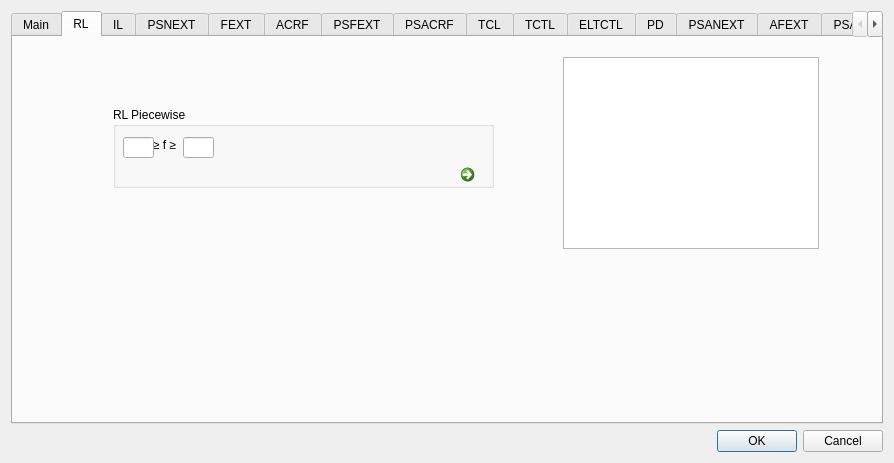
<?xml version="1.0" encoding="UTF-8"?>
<ui version="4.0">
 <class>Dialog</class>
 <widget class="QDialog" name="Dialog">
  <property name="enabled">
   <bool>true</bool>
  </property>
  <property name="geometry">
   <rect>
    <x>0</x>
    <y>0</y>
    <width>894</width>
    <height>463</height>
   </rect>
  </property>
  <property name="acceptDrops">
   <bool>true</bool>
  </property>
  <property name="windowTitle">
   <string>Dialog</string>
  </property>
  <layout class="QVBoxLayout" name="verticalLayout">
   <item>
    <widget class="QTabWidget" name="tabWidget">
     <property name="currentIndex">
      <number>1</number>
     </property>
     <widget class="QWidget" name="tab">
      <attribute name="title">
       <string>Main</string>
      </attribute>
      <widget class="QGroupBox" name="groupBox">
       <property name="geometry">
        <rect>
         <x>60</x>
         <y>70</y>
         <width>271</width>
         <height>221</height>
        </rect>
       </property>
       <property name="whatsThis">
        <string/>
       </property>
       <property name="autoFillBackground">
        <bool>false</bool>
       </property>
       <property name="title">
        <string>Main Info</string>
       </property>
       <property name="alignment">
        <set>Qt::AlignCenter</set>
       </property>
       <property name="flat">
        <bool>false</bool>
       </property>
       <property name="checkable">
        <bool>false</bool>
       </property>
       <widget class="QWidget" name="formLayoutWidget">
        <property name="geometry">
         <rect>
          <x>10</x>
          <y>30</y>
          <width>251</width>
          <height>181</height>
         </rect>
        </property>
        <layout class="QFormLayout" name="formLayout">
         <item row="0" column="0">
          <widget class="QLabel" name="standardLabel">
           <property name="text">
            <string>Standard</string>
           </property>
          </widget>
         </item>
         <item row="0" column="1">
          <widget class="QComboBox" name="standardComboBox">
           <property name="frame">
            <bool>false</bool>
           </property>
          </widget>
         </item>
         <item row="1" column="0">
          <widget class="QLabel" name="limitNameLabel">
           <property name="text">
            <string>Limit Name</string>
           </property>
          </widget>
         </item>
         <item row="1" column="1">
          <widget class="QLineEdit" name="limitNameLineEdit"/>
         </item>
         <item row="2" column="0">
          <widget class="QLabel" name="limitCategoryLabel">
           <property name="text">
            <string>Limit Category</string>
           </property>
          </widget>
         </item>
         <item row="2" column="1">
          <widget class="QLineEdit" name="limitCategoryLineEdit"/>
         </item>
         <item row="3" column="0">
          <widget class="QLabel" name="minFreqLabel">
           <property name="text">
            <string>MinFreq</string>
           </property>
          </widget>
         </item>
         <item row="3" column="1">
          <widget class="QLineEdit" name="minFreqLineEdit"/>
         </item>
         <item row="4" column="0">
          <widget class="QLabel" name="maxFreqLabel">
           <property name="text">
            <string>Max Freq</string>
           </property>
          </widget>
         </item>
         <item row="4" column="1">
          <widget class="QLineEdit" name="maxFreqLineEdit"/>
         </item>
         <item row="5" column="0">
          <widget class="QLabel" name="ifBandwidthLabel">
           <property name="text">
            <string>IF Bandwidth </string>
           </property>
          </widget>
         </item>
         <item row="5" column="1">
          <widget class="QLineEdit" name="ifBandwidthLineEdit"/>
         </item>
        </layout>
       </widget>
      </widget>
     </widget>
     <widget class="QWidget" name="tab_2">
      <attribute name="title">
       <string>RL</string>
      </attribute>
      <widget class="QGroupBox" name="groupBox_4">
       <property name="geometry">
        <rect>
         <x>100</x>
         <y>70</y>
         <width>381</width>
         <height>81</height>
        </rect>
       </property>
       <property name="title">
        <string>RL Piecewise</string>
       </property>
       <widget class="QCommandLinkButton" name="commandLinkButton_2">
        <property name="geometry">
         <rect>
          <x>340</x>
          <y>50</y>
          <width>31</width>
          <height>31</height>
         </rect>
        </property>
        <property name="text">
         <string/>
        </property>
       </widget>
       <widget class="QLabel" name="label">
        <property name="geometry">
         <rect>
          <x>40</x>
          <y>30</y>
          <width>60</width>
          <height>16</height>
         </rect>
        </property>
        <property name="text">
         <string>≥ f ≥</string>
        </property>
       </widget>
       <widget class="QLineEdit" name="lineEdit">
        <property name="geometry">
         <rect>
          <x>10</x>
          <y>30</y>
          <width>31</width>
          <height>21</height>
         </rect>
        </property>
       </widget>
       <widget class="QLineEdit" name="lineEdit_2">
        <property name="geometry">
         <rect>
          <x>70</x>
          <y>30</y>
          <width>31</width>
          <height>21</height>
         </rect>
        </property>
       </widget>
      </widget>
      <widget class="QGraphicsView" name="graphicsView">
       <property name="geometry">
        <rect>
         <x>550</x>
         <y>20</y>
         <width>256</width>
         <height>192</height>
        </rect>
       </property>
      </widget>
     </widget>
     <widget class="QWidget" name="tab_3">
      <attribute name="title">
       <string>IL</string>
      </attribute>
      <widget class="QGroupBox" name="groupBox_3">
       <property name="geometry">
        <rect>
         <x>100</x>
         <y>70</y>
         <width>381</width>
         <height>51</height>
        </rect>
       </property>
       <property name="title">
        <string>IL Piecewise</string>
       </property>
      </widget>
      <widget class="QGraphicsView" name="graphicsView_2">
       <property name="geometry">
        <rect>
         <x>550</x>
         <y>60</y>
         <width>256</width>
         <height>192</height>
        </rect>
       </property>
      </widget>
     </widget>
     <widget class="QWidget" name="tab_4">
      <attribute name="title">
       <string>PSNEXT</string>
      </attribute>
      <widget class="QGroupBox" name="groupBox_5">
       <property name="geometry">
        <rect>
         <x>100</x>
         <y>70</y>
         <width>381</width>
         <height>51</height>
        </rect>
       </property>
       <property name="title">
        <string>PSNEXT Piecewise</string>
       </property>
      </widget>
     </widget>
     <widget class="QWidget" name="tab_5">
      <attribute name="title">
       <string>FEXT</string>
      </attribute>
      <widget class="QGroupBox" name="groupBox_6">
       <property name="geometry">
        <rect>
         <x>100</x>
         <y>70</y>
         <width>381</width>
         <height>51</height>
        </rect>
       </property>
       <property name="title">
        <string>FEXT Piecewise</string>
       </property>
      </widget>
     </widget>
     <widget class="QWidget" name="tab_6">
      <attribute name="title">
       <string>ACRF</string>
      </attribute>
      <widget class="QGroupBox" name="groupBox_7">
       <property name="geometry">
        <rect>
         <x>100</x>
         <y>70</y>
         <width>381</width>
         <height>51</height>
        </rect>
       </property>
       <property name="title">
        <string>ACRF Piecewise</string>
       </property>
      </widget>
     </widget>
     <widget class="QWidget" name="tab_7">
      <attribute name="title">
       <string>PSFEXT</string>
      </attribute>
      <widget class="QGroupBox" name="groupBox_8">
       <property name="geometry">
        <rect>
         <x>100</x>
         <y>70</y>
         <width>381</width>
         <height>51</height>
        </rect>
       </property>
       <property name="title">
        <string>PSFEXT Piecewise</string>
       </property>
      </widget>
     </widget>
     <widget class="QWidget" name="tab_8">
      <attribute name="title">
       <string>PSACRF</string>
      </attribute>
      <widget class="QGroupBox" name="groupBox_9">
       <property name="geometry">
        <rect>
         <x>100</x>
         <y>70</y>
         <width>381</width>
         <height>51</height>
        </rect>
       </property>
       <property name="title">
        <string>PSACRF Piecewise</string>
       </property>
      </widget>
     </widget>
     <widget class="QWidget" name="tab_9">
      <attribute name="title">
       <string>TCL</string>
      </attribute>
      <widget class="QGroupBox" name="groupBox_10">
       <property name="geometry">
        <rect>
         <x>100</x>
         <y>70</y>
         <width>381</width>
         <height>51</height>
        </rect>
       </property>
       <property name="title">
        <string>TCL Piecewise</string>
       </property>
      </widget>
     </widget>
     <widget class="QWidget" name="tab_10">
      <attribute name="title">
       <string>TCTL</string>
      </attribute>
      <widget class="QGroupBox" name="groupBox_11">
       <property name="geometry">
        <rect>
         <x>100</x>
         <y>70</y>
         <width>381</width>
         <height>51</height>
        </rect>
       </property>
       <property name="title">
        <string>TCTL Piecewise</string>
       </property>
      </widget>
     </widget>
     <widget class="QWidget" name="tab_11">
      <attribute name="title">
       <string>ELTCTL</string>
      </attribute>
      <widget class="QGroupBox" name="groupBox_12">
       <property name="geometry">
        <rect>
         <x>100</x>
         <y>70</y>
         <width>381</width>
         <height>51</height>
        </rect>
       </property>
       <property name="title">
        <string>ELTCTL Piecewise</string>
       </property>
      </widget>
      <widget class="QCommandLinkButton" name="commandLinkButton">
       <property name="geometry">
        <rect>
         <x>420</x>
         <y>150</y>
         <width>193</width>
         <height>41</height>
        </rect>
       </property>
       <property name="text">
        <string>CommandLinkButton</string>
       </property>
      </widget>
     </widget>
     <widget class="QWidget" name="tab_12">
      <attribute name="title">
       <string>PD</string>
      </attribute>
      <widget class="QGroupBox" name="groupBox_13">
       <property name="geometry">
        <rect>
         <x>100</x>
         <y>70</y>
         <width>381</width>
         <height>51</height>
        </rect>
       </property>
       <property name="title">
        <string>Propagation Delay Piecewise</string>
       </property>
      </widget>
     </widget>
     <widget class="QWidget" name="tab_13">
      <attribute name="title">
       <string>PSANEXT</string>
      </attribute>
      <widget class="QGroupBox" name="groupBox_2">
       <property name="geometry">
        <rect>
         <x>100</x>
         <y>10</y>
         <width>821</width>
         <height>211</height>
        </rect>
       </property>
       <property name="title">
        <string>PSANEXT</string>
       </property>
       <widget class="QGroupBox" name="groupBox_14">
        <property name="geometry">
         <rect>
          <x>10</x>
          <y>30</y>
          <width>381</width>
          <height>51</height>
         </rect>
        </property>
        <property name="title">
         <string>PSANEXT Piecewise</string>
        </property>
       </widget>
      </widget>
      <widget class="QGroupBox" name="groupBox_15">
       <property name="geometry">
        <rect>
         <x>100</x>
         <y>230</y>
         <width>821</width>
         <height>221</height>
        </rect>
       </property>
       <property name="title">
        <string>Average PSANEXT </string>
       </property>
       <widget class="QGroupBox" name="groupBox_18">
        <property name="geometry">
         <rect>
          <x>10</x>
          <y>30</y>
          <width>381</width>
          <height>51</height>
         </rect>
        </property>
        <property name="title">
         <string>PSANEXT Piecewise</string>
        </property>
       </widget>
      </widget>
     </widget>
     <widget class="QWidget" name="tab_14">
      <attribute name="title">
       <string>AFEXT</string>
      </attribute>
      <widget class="QGroupBox" name="groupBox_19">
       <property name="geometry">
        <rect>
         <x>100</x>
         <y>10</y>
         <width>821</width>
         <height>211</height>
        </rect>
       </property>
       <property name="title">
        <string>PSANEXT</string>
       </property>
       <widget class="QGroupBox" name="groupBox_20">
        <property name="geometry">
         <rect>
          <x>10</x>
          <y>30</y>
          <width>381</width>
          <height>51</height>
         </rect>
        </property>
        <property name="title">
         <string>PSANEXT Piecewise</string>
        </property>
       </widget>
      </widget>
      <widget class="QGroupBox" name="groupBox_21">
       <property name="geometry">
        <rect>
         <x>100</x>
         <y>230</y>
         <width>821</width>
         <height>221</height>
        </rect>
       </property>
       <property name="title">
        <string>Average PSANEXT </string>
       </property>
       <widget class="QGroupBox" name="groupBox_22">
        <property name="geometry">
         <rect>
          <x>10</x>
          <y>30</y>
          <width>381</width>
          <height>51</height>
         </rect>
        </property>
        <property name="title">
         <string>PSANEXT Piecewise</string>
        </property>
       </widget>
      </widget>
     </widget>
     <widget class="QWidget" name="tab_15">
      <attribute name="title">
       <string>PSAFEXT</string>
      </attribute>
     </widget>
     <widget class="QWidget" name="tab_16">
      <attribute name="title">
       <string>PSAACRF</string>
      </attribute>
      <widget class="QGroupBox" name="groupBox_47">
       <property name="geometry">
        <rect>
         <x>100</x>
         <y>230</y>
         <width>821</width>
         <height>221</height>
        </rect>
       </property>
       <property name="title">
        <string>Average PSAACRF </string>
       </property>
       <widget class="QGroupBox" name="groupBox_48">
        <property name="geometry">
         <rect>
          <x>10</x>
          <y>30</y>
          <width>381</width>
          <height>51</height>
         </rect>
        </property>
        <property name="title">
         <string>PSANEXT Piecewise</string>
        </property>
       </widget>
      </widget>
      <widget class="QGroupBox" name="groupBox_49">
       <property name="geometry">
        <rect>
         <x>100</x>
         <y>10</y>
         <width>821</width>
         <height>211</height>
        </rect>
       </property>
       <property name="title">
        <string>PSAACRF</string>
       </property>
       <widget class="QGroupBox" name="groupBox_50">
        <property name="geometry">
         <rect>
          <x>10</x>
          <y>30</y>
          <width>381</width>
          <height>51</height>
         </rect>
        </property>
        <property name="title">
         <string>PSANEXT Piecewise</string>
        </property>
       </widget>
      </widget>
     </widget>
    </widget>
   </item>
   <item>
    <widget class="QDialogButtonBox" name="buttonBox">
     <property name="orientation">
      <enum>Qt::Horizontal</enum>
     </property>
     <property name="standardButtons">
      <set>QDialogButtonBox::Cancel|QDialogButtonBox::Ok</set>
     </property>
    </widget>
   </item>
  </layout>
 </widget>
 <resources/>
 <connections>
  <connection>
   <sender>buttonBox</sender>
   <signal>accepted()</signal>
   <receiver>Dialog</receiver>
   <slot>accept()</slot>
   <hints>
    <hint type="sourcelabel">
     <x>224</x>
     <y>441</y>
    </hint>
    <hint type="destinationlabel">
     <x>157</x>
     <y>274</y>
    </hint>
   </hints>
  </connection>
  <connection>
   <sender>buttonBox</sender>
   <signal>rejected()</signal>
   <receiver>Dialog</receiver>
   <slot>reject()</slot>
   <hints>
    <hint type="sourcelabel">
     <x>292</x>
     <y>447</y>
    </hint>
    <hint type="destinationlabel">
     <x>286</x>
     <y>274</y>
    </hint>
   </hints>
  </connection>
 </connections>
</ui>
